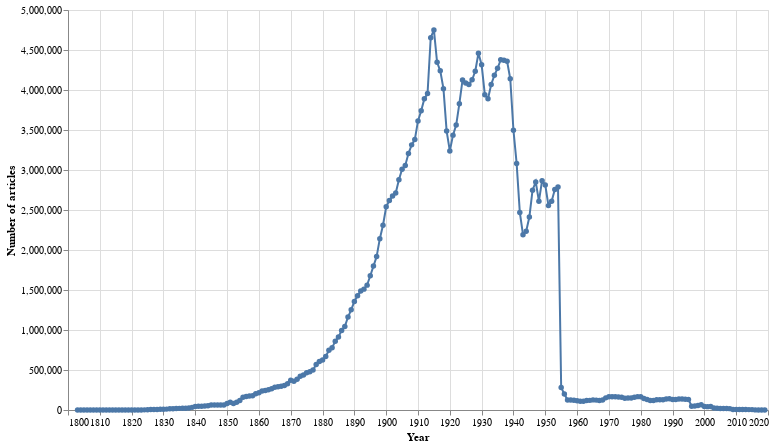

The cell this chart's notebook holds for it:
### Markdown cell above
Now let's create the chart.

### Code cell
# Convert the results to a dataframe
df_total = pd.DataFrame(all_facet_data)

# Make a chart
alt.Chart(df_total).mark_line(point=True).encode(
    # Display the years along the X axis
    x=alt.X("year:Q", axis=alt.Axis(format="c", title="Year")),
    # Display the number of results on the Y axis (formatted using thousands separator)
    y=alt.Y("total_results:Q", axis=alt.Axis(format=",d", title="Number of articles")),
    # Create a tooltip when you hover over a point to show the data for that year
    tooltip=[
        alt.Tooltip("year:Q", title="Year"),
        alt.Tooltip("total_results:Q", title="Articles", format=","),
    ],
).properties(width=700, height=400)

### Figure 1 — Vega-Lite specification as saved in the notebook (floating-point values rounded to 4 significant figures; data arrays with more than 128 entries replaced by an {"elided": "..."} marker saying what was removed)
{"config": {"view": {"continuousWidth": 400, "continuousHeight": 300}}, "data": {"name": "data-80cb15ebe5b3340311e3df57d3571b80"}, "mark": {"type": "line", "point": true}, "encoding": {"tooltip": [{"field": "year", "title": "Year", "type": "quantitative"}, {"field": "total_results", "format": ",", "title": "Articles", "type": "quantitative"}], "x": {"axis": {"format": "c", "title": "Year"}, "field": "year", "type": "quantitative"}, "y": {"axis": {"format": ",d", "title": "Number of articles"}, "field": "total_results", "type": "quantitative"}}, "height": 400, "width": 700, "$schema": "https://vega.github.io/schema/vega-lite/v4.17.0.json", "datasets": {"data-80cb15ebe5b3340311e3df57d3571b80": {"elided": "217 records"}}}
